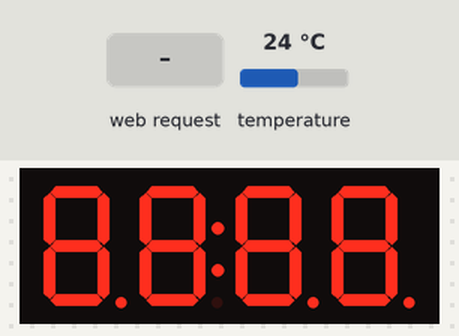
This sketch was run on a simulated ESP8266 (NodeMCU). Shown: 4-digit seven-segment display. The test bench sets the inputs (shaded band); at power-on: temperature 24 °C. The local clock reads 2024-03-15 10:24:30 at power-on unless the sketch sets it; what the sketch prints to the serial monitor is not drawn.

Above: at 1.1 s.
At 4.2 s:
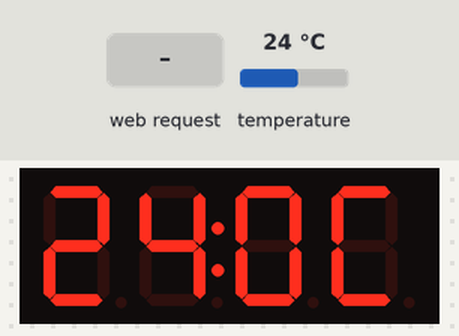
4.3 s: temperature set to 12 °C
At 5.3 s:
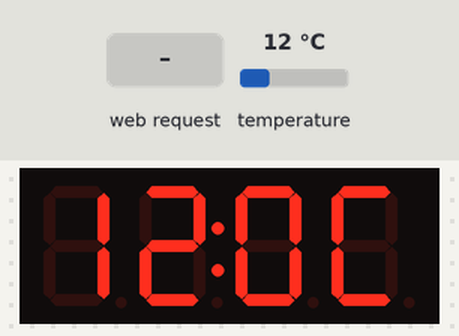
7.3 s: HTTP request GET /get received
Timing chart, 0 to 10.3 s (numbered marks = the images above; inputs shaded):
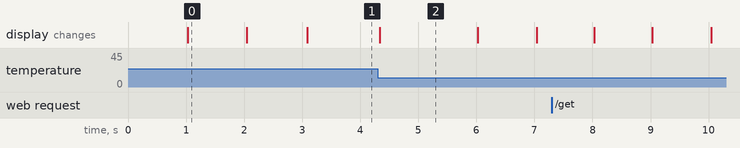

The sketch:

rtc.ino
```cpp
#include "globals.h"


AsyncWebServer server(80);
bool flag = false;


void setup()
{
  Serial.begin(115200);
	//wifiSetup();
	hotspotSetup();
 setupDisplay();
 setupClock();

}

void loop()
{
	MDNS.update();
  updateClock();
  updateDisplay();
  //delay(1000);
}
```

clock.ino
```cpp
void setupClock()
{
   rtcObject.Begin();     //Starts I2C

  //RtcDateTime currentTime = RtcDateTime(yy, mon, dd, hh, mm, ss); //define date and time object
  //rtcObject.SetDateTime(currentTime);
}

void updateClock()
{
  RtcDateTime currentTime = rtcObject.GetDateTime();    //get the time from the RTC

  char str[20];   //declare a string as an array of chars

  hh = currentTime.Hour();
  mm = currentTime.Minute();
  ss = currentTime.Second();

  sprintf(str, "%d/%d/%d %d:%d:%d",     //%d allows to print an integer to the string
          currentTime.Year(),   //get year method
          currentTime.Month(),  //get month method
          currentTime.Day(),    //get day method
          hh,   //get hour method
          mm, //get minute method
          ss  //get second method
         );

  //Serial.println(str); //print the string to the serial port
 temperature = rtcObject.GetTemperature();
 temp_in_c = temperature.AsFloatDegC();
}
```

display.ino
```cpp
#include <Arduino.h>
#include <TM1637Display.h>

static const uint8_t D2   = 4;
static const uint8_t D3   = 0;
#define CLK D2
#define DIO D3

#define DELAY 1000

// creating display object
TM1637Display display(CLK, DIO);

// four segment of display
uint8_t data[] = { 0xff, 0xff, 0xff, 0xff };

void setupDisplay()
{
	display.setBrightness(0x0f);
	display.setSegments(data);
	delay(DELAY);
	display.clear();
	delay(DELAY);
	display.setSegments(data);
}

void updateDisplay()
{
	//display.clear();
	if(flag){
    castHoursMin();
    currentTime = RtcDateTime(yy, mon, dd, hrs, mins, ss); //define date and time object
  rtcObject.SetDateTime(currentTime);
		setDigit();
   flag = false;
	}
 else{
    setDigit();
 }

	if(ss % 2 == 0){
  data[1] = digitToSegment[getSecondDigit(hh)] | 0x80;
	}
 else{
  data[1] = digitToSegment[getSecondDigit(hh)];
 }

/* this segment display tempure in degree celsius
 *  eg: 32.54 will be displayed as  32:5C in 4 segment
 */
  if(ss >= 25 && ss <= 35){
    int int_temp = temp_in_c / 1;
    int fractional_temp = (int)(temp_in_c * 10) % 10;
    data[0] = digitToSegment[getFirstDigit(int_temp)];
    data[1] = digitToSegment[getSecondDigit(int_temp)] | 0x80;
    data[2] = digitToSegment[getSecondDigit(fractional_temp)];
    data[3] = digitToSegment[12]; // display c
  }
  display.setSegments(data);
}
```

globals.h
```cpp
/* ************************************************************************
 * Created by    : Rahul Kumar Nonia
 * File name     : globals.h
 * Created on    : Saturday 10 October 2020 08:37:46 PM IST
 * Last modified : Saturday 10 October 2020 08:38:15 PM IST
 * Description   :
 * ***********************************************************************/

#ifndef GOLBALS_H
#define GLOBALS_H

#include <ESP8266WiFi.h>
#include <WiFiClient.h>
#include <ESPAsyncTCP.h>
#include <ESPAsyncWebServer.h>
#include <ESP8266mDNS.h>


/****************** i2c, RTC lib and variables ************************/
/* connect SDA -> D2 = 19
 *  SCL -> D1= 20
 */
#include <Wire.h>       //I2C library
#include <RtcDS3231.h>  //RTC library
RtcDS3231<TwoWire> rtcObject(Wire);
uint8_t hh = 0, mm = 0, ss = 0;    // time
uint8_t yy = 20, mon = 10, dd = 11;  // date

RtcDateTime currentTime;

// temperature reading
RtcTemperature temperature;
float temp_in_c;    // read in clockupdate()
/***********************************************************************/

const uint8_t digitToSegment[] = {
 // XGFEDCBA
  0b00111111,    // 0
  0b00000110,    // 1
  0b01011011,    // 2
  0b01001111,    // 3
  0b01100110,    // 4
  0b01101101,    // 5
  0b01111101,    // 6
  0b00000111,    // 7
  0b01111111,    // 8
  0b01101111,    // 9
  0b01110111,    // A
  0b01111100,    // b
  0b00111001,    // C
  0b01011110,    // d
  0b01111001,    // E
  0b01110001     // F
  };

static const uint8_t minusSegments = 0b01000000;

/********* clock and  data i/o for display *******/


String ssid = "Master_Esp8266_nodemcu";
String password = "esp8266_01";
String dns = "my_rtc_local";
String hours, minutes;
int hrs = 0, mins = 0;


#endif
```

hotspot.ino
```cpp
/*********************************************************************/
// HTML web page to handle input fields (ssid, password of your wifi)
const char index_html[] PROGMEM = R"rawliteral(
<!DOCTYPE HTML><html><head>
  <title>ESP Input Form</title>
  <meta name="viewport" content="width=device-width, initial-scale=1">
  </head><body>
  <form action="/get">
    hours: <input type="number" name="hh">
    minutes: <input type="number" name="mm">
    <input type="submit" value="Submit">
  </form><br>

</body></html>)rawliteral";
/*********************************************************************/
const char* PARAM_INPUT_1 = "hh";
const char* PARAM_INPUT_2 = "mm";


/********************* setting up hotspot ****************************/
void hotspotSetup()
{
  delay(1000);
  IPAddress ap_local_IP(192,168,80,1);
  IPAddress ap_gateway(192,168,80,1);
  IPAddress ap_subnet(255,255,255,0);

  Serial.println();
  Serial.print("Configuring access point…");

  WiFi.mode(WIFI_AP);
//  WiFi.softAPConfig(ap_local_IP, ap_gateway, ap_subnet);
  WiFi.softAP(ssid, password);
  IPAddress myIP = WiFi.softAPIP();
  Serial.print("AP IP address: ");
  Serial.println(myIP);
  Serial.println("HTTP server started");

   String dns = "mylocaldns";
  if(MDNS.begin(dns)){
    Serial.println("DNS has started, Please connect to " + dns + ".local");
    MDNS.addService("http", "tcp", 80);
  }
  else{
    Serial.println("DNS not responding !!");
  }


  server.on("/", HTTP_GET, [](AsyncWebServerRequest *request){
    request->send_P(200, "text/html", index_html);
  });


  // Send a GET request to <ESP_IP>/get?input1=<inputMessage>
  server.on("/get", HTTP_GET, [] (AsyncWebServerRequest *request) {
    //String inputMessage;
    String statusCode;

    // GET input1 value on <ESP_IP>/get?input1=<inputMessage>
    if (request->hasParam(PARAM_INPUT_1) && request->hasParam(PARAM_INPUT_2) ) {
      hours = request->getParam(PARAM_INPUT_1)->value();
      minutes = request->getParam(PARAM_INPUT_2)->value();
      Serial.println("hours: " + hours);
      Serial.println("minutes: " + minutes);
      flag = true;

    }
    else {
      statusCode = "No message sent";
    }
    Serial.println(statusCode);
    request->send(200, "text/html", "HTTP GET request sent to your ESP on input field ("
                                     + hours + ") with value: " + hours +
                                     "<br><a href=\"/\">Return to Home Page</a> 2: " + minutes );
  });
  server.onNotFound(notFound);
  server.begin();
}
/*********************************************************************************/
```

utilities.ino
```cpp
void castHoursMin()
{
	hrs = hours.toInt();
	if(hrs > 23)
		hrs = 0;

	mins = minutes.toInt();
	if(mins > 59)
		mins = 0;
}

uint8_t getFirstDigit(int num)
{
	return (num/10);
}

uint8_t getSecondDigit(int num)
{
	return (num % 10);
}

void notFound(AsyncWebServerRequest *request)
{
  request->send(404, "text/plain", "Not found");
}

void setDigit()
{
    data[0] = digitToSegment[getFirstDigit(hh)];
    data[1] = digitToSegment[getSecondDigit(hh)];
    data[2] = digitToSegment[getFirstDigit(mm)];
    data[3] = digitToSegment[getSecondDigit(mm)];
}
```

Measured:
- what the display in image 0 shows lasts 1.0 s, from 1.0 s to 2.0 s
- what the display in image 2 shows lasts 1.7 s, from 4.3 s to 6.0 s
